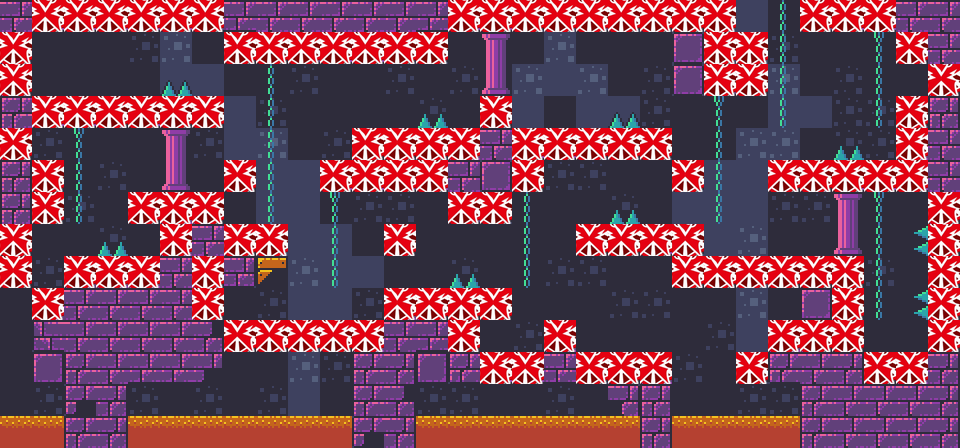

This is a level from a 2D game, rendered from its Tiled map with the project's own tilesets. A one-line summary and the complete map file follow:
An orthogonal 30x14 tile map with 32x32 px tiles, 2 tile layers (Calque de Tuiles 1, collisions), 2 tilesets.

<map version="1.10" tiledversion="1.10.0" orientation="orthogonal" renderorder="right-down" width="30" height="14" tilewidth="32" tileheight="32" infinite="0" nextlayerid="3" nextobjectid="1">
 <editorsettings>
  <export target="maps/collision.js" format="js" />
 </editorsettings>
 <tileset firstgid="1" source="LVL1.tsx" />
 <tileset firstgid="421" source="maps/xingxinlogo2.tsx" />
 <layer id="1" name="Calque de Tuiles 1" width="30" height="14">
  <data encoding="csv">
1,8,8,8,8,8,7,8,9,10,11,12,13,14,15,16,17,18,19,20,21,22,23,24,69,26,27,28,29,30,
31,68,68,68,70,36,37,38,39,161,41,42,43,44,45,46,47,48,49,50,51,52,53,54,99,56,57,58,285,60,
61,105,68,68,68,66,67,68,69,70,71,72,73,74,75,76,77,78,79,80,81,82,83,285,129,86,87,88,89,90,
91,92,93,285,95,96,97,98,99,100,101,102,103,104,105,106,107,100,109,110,111,112,113,114,159,116,73,118,119,120,
121,122,123,124,125,126,127,128,129,130,131,132,133,134,135,136,137,138,139,133,140,142,143,144,145,101,104,148,149,150,
151,152,153,154,155,156,157,158,159,160,8,162,161,164,165,166,167,168,169,170,171,172,173,174,175,285,177,178,179,180,
181,182,183,184,185,186,187,188,189,190,191,192,193,194,195,196,197,198,199,200,201,202,203,204,205,206,207,208,209,210,
211,212,213,214,215,216,217,218,219,220,221,222,223,224,225,226,227,228,229,230,231,232,233,234,235,236,237,238,239,240,
241,242,243,244,245,246,247,248,249,250,251,252,253,254,255,256,257,258,259,260,261,262,263,264,265,266,267,268,269,270,
271,272,273,274,275,276,277,278,279,280,281,73,283,284,285,286,287,130,225,193,291,292,293,294,295,296,297,298,299,300,
301,302,303,304,305,306,307,308,309,310,311,312,313,314,315,316,317,283,222,222,321,322,323,324,325,326,327,328,329,330,
331,332,333,334,335,336,337,338,339,340,341,342,343,344,345,346,347,348,349,350,283,193,353,354,355,356,357,358,359,360,
361,362,363,364,365,366,367,368,369,370,371,372,373,374,375,376,377,378,379,285,381,382,383,192,192,386,387,388,389,390,
391,392,393,394,395,396,397,398,399,400,401,402,403,404,405,406,407,408,409,410,411,412,413,414,415,416,417,418,419,420
</data>
 </layer>
 <layer id="2" name="collisions" width="30" height="14">
  <data encoding="csv">
0,424,424,424,424,424,424,0,0,0,0,0,0,0,424,424,424,424,424,424,424,424,424,0,0,424,424,424,0,0,
424,0,0,0,0,0,0,424,424,424,424,424,424,424,0,0,0,0,0,0,0,0,424,424,0,0,0,0,424,0,
424,0,0,0,0,0,0,0,0,0,0,0,0,0,0,0,0,0,0,0,0,0,424,424,0,0,0,0,0,424,
0,424,424,424,424,424,424,0,0,0,0,0,0,0,0,424,0,0,0,0,0,0,0,0,0,0,0,0,424,0,
424,0,0,0,0,0,0,0,0,0,0,424,424,424,424,0,424,424,424,424,424,0,0,0,0,0,0,0,424,0,
0,424,0,0,0,0,0,424,0,0,424,424,424,424,0,0,424,0,0,0,0,424,0,0,424,424,424,424,424,0,
0,424,0,0,424,424,424,0,0,0,0,0,0,0,424,424,0,0,0,0,0,0,0,0,0,0,0,0,0,424,
424,0,0,0,0,424,0,424,424,0,0,0,424,0,0,0,0,0,424,424,424,424,0,0,0,0,0,0,0,424,
424,0,424,424,424,0,424,0,0,0,0,0,0,0,0,0,0,0,0,0,0,424,424,424,424,424,424,0,0,424,
0,424,0,0,0,0,424,0,0,0,0,0,424,424,424,424,0,0,0,0,0,0,0,0,0,0,424,0,0,424,
0,0,0,0,0,0,0,424,424,424,424,424,0,0,424,0,0,424,0,0,0,0,0,0,424,424,424,0,0,424,
0,0,0,0,0,0,0,0,0,0,0,0,0,0,0,424,424,0,424,424,424,0,0,424,0,0,0,424,424,0,
0,0,0,0,0,0,0,0,0,0,0,0,0,0,0,0,0,0,0,0,0,0,0,0,0,0,0,0,0,0,
0,0,0,0,0,0,0,0,0,0,0,0,0,0,0,0,0,0,0,0,0,0,0,0,0,0,0,0,0,0
</data>
 </layer>
</map>